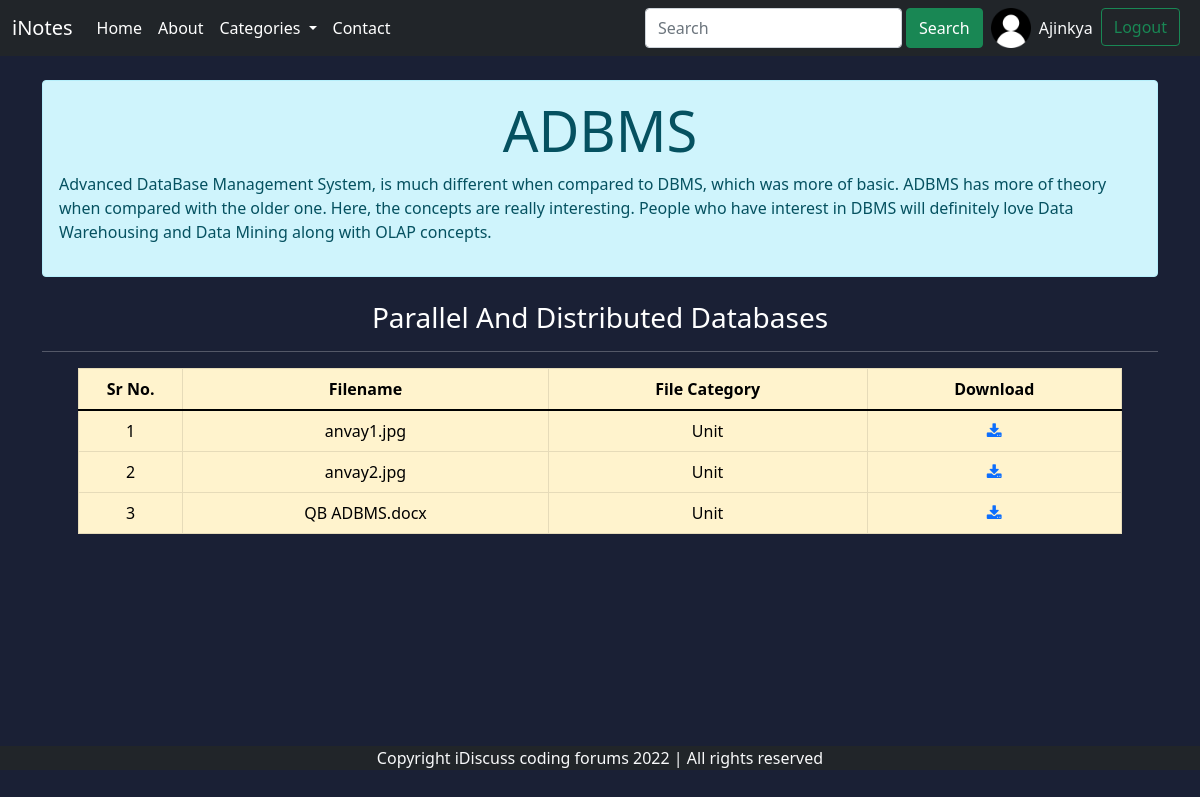
The page /threadlist.php?unitid=7&subid=3 (signed in) on the database its author committed.
### tables this page shows
CREATE TABLE `subjects` (
  `subject_id` int(11) NOT NULL,
  `subject_name` varchar(50) NOT NULL,
  `subject_desc` text NOT NULL,
  `sub_category` varchar(50) NOT NULL,
  `subject_created` datetime NOT NULL DEFAULT current_timestamp()
);

CREATE TABLE `units` (
  `unit_id` int(11) NOT NULL,
  `unit_name` varchar(100) NOT NULL,
  `unit_desc` text NOT NULL,
  `unit_sub_id` int(11) NOT NULL,
  `unit_created` datetime NOT NULL DEFAULT current_timestamp()
);

CREATE TABLE `files` (
  `file_id` int(11) NOT NULL,
  `file_name` varchar(100) NOT NULL,
  `file_category` varchar(50) NOT NULL,
  `file_cat_name` varchar(255) NOT NULL,
  `file_sub` varchar(50) NOT NULL,
  `file_uploaded` datetime NOT NULL DEFAULT current_timestamp()
);

### threadlist.php (the view, shortened to what this page needs)
<!doctype html>
<html lang="en">
<head>
    <link rel="stylesheet" href="https://cdnjs.cloudflare.com/ajax/libs/font-awesome/5.15.3/css/all.min.css">
    <link href="https://cdn.jsdelivr.net/npm/bootstrap@5.1.3/dist/css/bootstrap.min.css" rel="stylesheet">
    <link rel="stylesheet" href="https://cdnjs.cloudflare.com/ajax/libs/font-awesome/4.7.0/css/font-awesome.min.css">
</head>
<body>
    <?php include 'partial/header.php' ?>
    <?php include 'partial/_dbConnect.php'; ?>
    <?php
        $subject_id = $_GET['subid'];
        $sql = "select * from subjects where subject_id=$subject_id";
        $result = mysqli_query($conn, $sql);
        while ($row = mysqli_fetch_assoc($result)) {
            $subject_name = $row['subject_name'];
            $subject_desc = $row['subject_desc'];
        }
    ?>
    <div class="container my-4">
        <div class="alert alert-info" role="alert">
            <h4 class="display-4 text-center"><?php echo $subject_name ?></h4>
            <p><?php echo $subject_desc ?></p>
        </div>
    </div>
    <div class="container px-6">
        <?php
            if(isset($_GET['unitid'])){
                $unit_id = $_GET['unitid'];
                $sql = "select * from units where unit_id='$unit_id'";
                $result = mysqli_query($conn, $sql);
                $row = mysqli_fetch_assoc($result);
                $file_cat_name = $row['unit_name'];
                echo '<h3 class="text-center">'.$file_cat_name.'</h3>';
            }
        ?>
        <hr>
    </div>
    <?php
        $sql = "select * from files where file_cat_name='$file_cat_name'";
        $result = mysqli_query($conn, $sql);
        $numofRows = mysqli_num_rows($result);
        if($numofRows == 0){
            echo'
                <div class="container alert-warning">
                    <h2>No Document Found!!</h2>
                    <br>
                    <h4>
                        Documents are not uploaded yet!
                        <br>
                        You can wait until admin upload any file.
                    </h4>
                </div>
            ';
        }
        else{
            echo'
                <div class="container px-5" id="ques">
                    <table class="table table-bordered table-warning">
                        <tr>
                            <th scope="col" id="coln">
                                Sr No.
                            </th>
                            <th>
                                Filename
                            </th>
                            <th>
                                File Category
                            </th>
                            <th>
                                Download
                            </th>
                        </tr>
                    <tbody>
                    ';
                            $sql = "select * from files where file_cat_name='$file_cat_name'";
                            $result = mysqli_query($conn, $sql);
                            $i = 1;
                            while ($row = mysqli_fetch_assoc($result)) {
                                $file_name = $row['file_name'];
                                $file_category = $row['file_category'];
                                echo '
                                    <tr>
                                        <td>
                                            '.$i.'
                                        </td>
                                        <td>
                                            ' . $file_name . '
                                        </td>
                                        <td>
                                            ' . $file_category . '
                                        </td>
                                        <td>
                                            <a href="filedownload.php?file='.$file_name.'"><i class="fa fa-download"></i></a>
                                        </td>
                                    </tr>
                                ';
                                $i++;
                            }
                            echo '
                        </tbody>
                    </table>
                </div>
            ';
        }
    ?>
    <?php include 'partial/footer.php'; ?>
</body>
</html>

### threadlist.php (style rules this page uses)
#ques { min-height: 378px; }
body { background-color: #1a2035; color: white; }
.container .table th,td { text-align: center; }
#coln { width: 10%; }

### rows shown on the page
subjects: subject_name "ADBMS", subject_desc "Advanced DataBase Management System, is much different when compared to DBMS, which was more of basic. ADBMS has more of theory when compared with the older one. Here, the concepts are really interesting. People who have interest in DBMS will definitely love Data Warehousing and Data Mining along with OLAP concepts."
units: unit_name "Parallel And Distributed Databases"
files: file_name "anvay1.jpg", file_category "Unit"
files: file_name "anvay2.jpg", file_category "Unit"
files: file_name "QB ADBMS.docx", file_category "Unit"

### other values the page prints
$_SESSION['firstname'] "Ajinkya"
